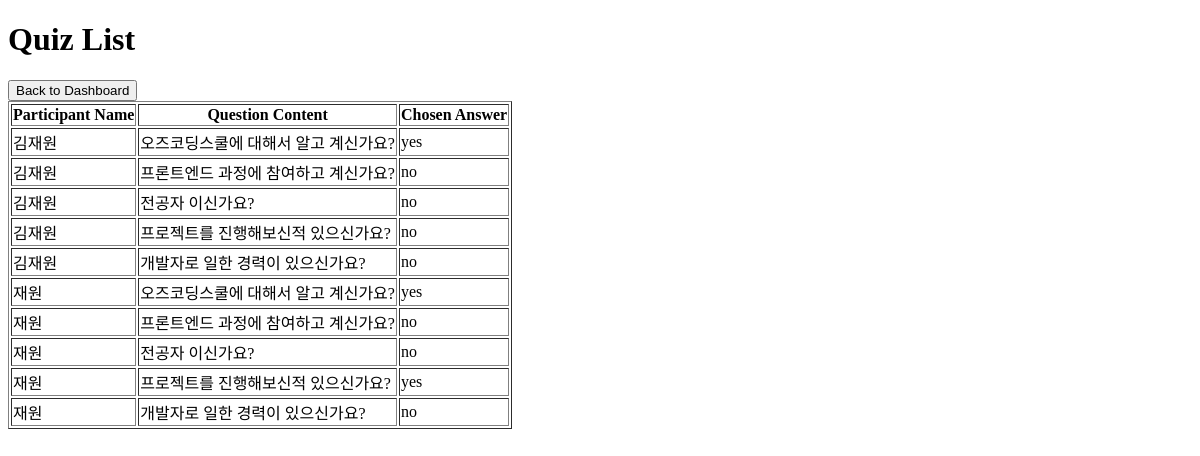
Page /admin/dashboard/list (signed in) on the earlier database version.
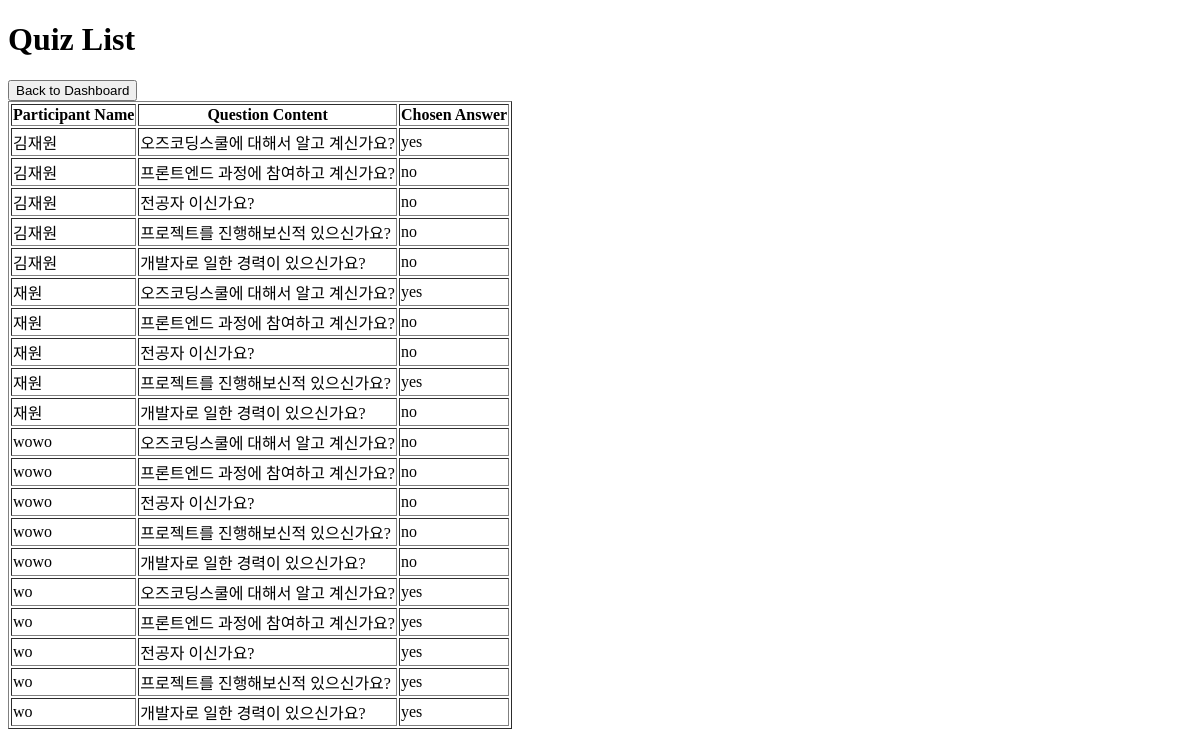
Same page on the later database version.
### app/models.py (models this page shows)
class Quiz(db.Model):
    __tablename__ = "quiz"
    id = db.Column(db.Integer, primary_key=True)
    participant_id = db.Column(db.Integer, db.ForeignKey("participant.id"))
    question_id = db.Column(db.Integer, db.ForeignKey("question.id"))
    chosen_answer = db.Column(db.String(255))
    participant = db.relationship("Participant", backref="quizzes")
    question = db.relationship("Question", backref="quizzes")

class Participant(db.Model):
    __tablename__ = "participant"
    id = db.Column(db.Integer, primary_key=True)
    name = db.Column(db.String(50))
    age = db.Column(db.Integer)
    gender = db.Column(db.String(10))
    created_at = db.Column(db.DateTime, default=datetime.utcnow)

class Question(db.Model):
    __tablename__ = "question"
    id = db.Column(db.Integer, primary_key=True)
    content = db.Column(db.String(255))
    order_num = db.Column(db.Integer, default=0)
    is_active = db.Column(db.Boolean, default=True)

### app/routes.py (the view)
@admin.route("/dashboard/list")
@login_required
def quiz_list():
    quizzes = Quiz.query.all()
    return render_template("quiz_list.html", quizzes=quizzes)

### app/routes.py (called while the page is built)
def login_required(f):
    @wraps(f)
    def decorated_function(*args, **kwargs):
        if "admin_logged_in" not in session:
            return redirect(url_for("admin.login", next=request.url))
        return f(*args, **kwargs)
    return decorated_function

### app/templates/quiz_list.html (shortened to what this page needs)
<!DOCTYPE html>
<html lang="en">
<head>
</head>
<body>
    <h1>Quiz List</h1>
    <a href="{{ url_for('admin.dashboard') }}">
        <button class="dashboard-button">Back to Dashboard</button>
    </a>
    <table border="1">
        <thead>
            <tr>
                <th>Participant Name</th>
                <th>Question Content</th>
                <th>Chosen Answer</th>
            </tr>
        </thead>
        <tbody>
            {% for quiz in quizzes %}
                <tr>
                    <td>{{ quiz.participant.name }}</td>
                    <td>{{ quiz.question.content }}</td>
                    <td>{{ quiz.chosen_answer }}</td>
                </tr>
            {% endfor %}
        </tbody>
    </table>
</body>
</html>

Differences in the rows shown:
added Quiz: participant.name "wowo", question.content "오즈코딩스쿨에 대해서 알고 계신가요?", chosen_answer "no"
added Quiz: participant.name "wowo", question.content "프론트엔드 과정에 참여하고 계신가요?", chosen_answer "no"
added Quiz: participant.name "wowo", question.content "전공자 이신가요?", chosen_answer "no"
added Quiz: participant.name "wowo", question.content "프로젝트를 진행해보신적 있으신가요?", chosen_answer "no"
added Quiz: participant.name "wowo", question.content "개발자로 일한 경력이 있으신가요?", chosen_answer "no"
added Quiz: participant.name "wo", question.content "오즈코딩스쿨에 대해서 알고 계신가요?", chosen_answer "yes"
added Quiz: participant.name "wo", question.content "프론트엔드 과정에 참여하고 계신가요?", chosen_answer "yes"
added Quiz: participant.name "wo", question.content "전공자 이신가요?", chosen_answer "yes"
added Quiz: participant.name "wo", question.content "프로젝트를 진행해보신적 있으신가요?", chosen_answer "yes"
added Quiz: participant.name "wo", question.content "개발자로 일한 경력이 있으신가요?", chosen_answer "yes"
